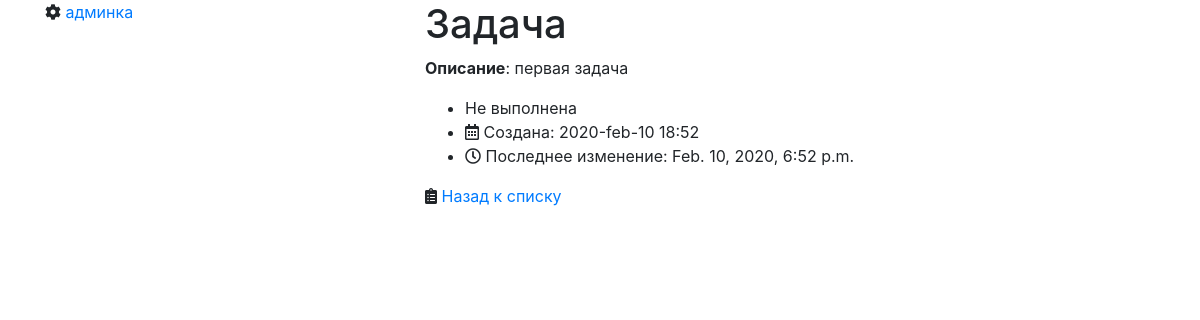
The page /details/1 on the database its author committed.
### tasks/models.py (models this page shows, shortened)
class TodoItem(models.Model):
    class Meta:
        verbose_name = 'Задача'
        verbose_name_plural = 'Задачи'
    description = models.TextField("описание")
    is_completed = models.BooleanField("выполнено", default=False)
    created = models.DateTimeField(auto_now_add=True)
    updated = models.DateTimeField(auto_now=True)
    owner = models.ForeignKey(User, on_delete=models.CASCADE, related_name="tasks")
    priority = models.ForeignKey(Priority, on_delete=models.CASCADE)
    category = models.ManyToManyField(Category, blank=True)
    def __str__(self):
        return self.description.lower()

### tasks/views.py (the view)
# urls.py: path("details/<int:pk>", views.TaskDetailsView.as_view(), name="details"),
class TaskDetailsView(DetailView):
    model = TodoItem
    template_name = "tasks/details.html"

### tasks/templates/tasks/details.html (shortened to what this page needs)
{% extends "base.html" %}
{% block main_content %}
  <h1>Задача</h1>
  <p><b>Описание</b>: {{ object }}</p>
  <ul>
    <li>
      {{ object.is_completed|yesno:"Выполнена,Не выполнена" }}
    </li>
    <li><i class="far fa-calendar-alt"></i>&nbsp;Создана: {{ object.created|date:"Y-b-d H:i" }}</li>
    <li><i class="far fa-clock"></i>&nbsp;Последнее изменение: {{ object.updated }}</li>
  </ul>
  <i class="fas fa-clipboard-list"></i>&nbsp;<a href="{% url "tasks:list" %}">Назад к списку</a>
{% endblock %}

### rows shown on the page
TodoItem: description "первая задача", is_completed "Не выполнена", created "2020-feb-10 18:52", updated "Feb. 10, 2020, 6:52 p.m."
